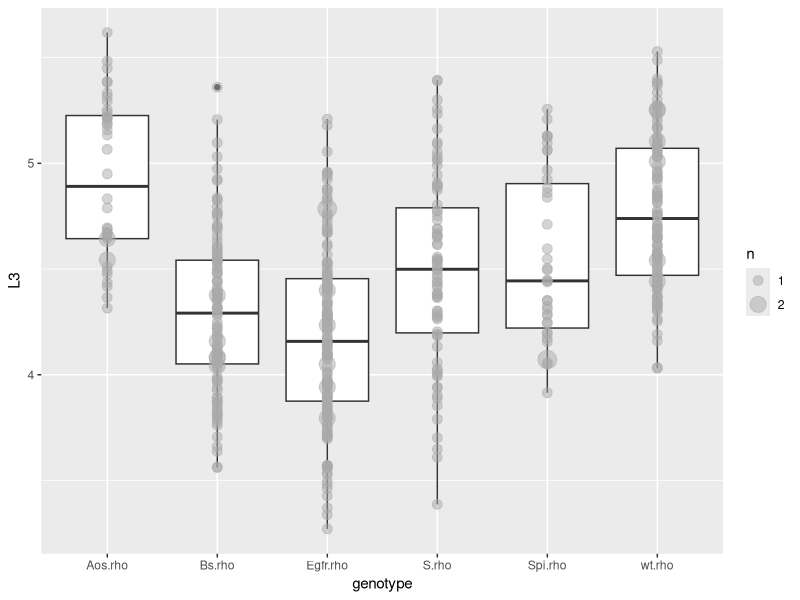
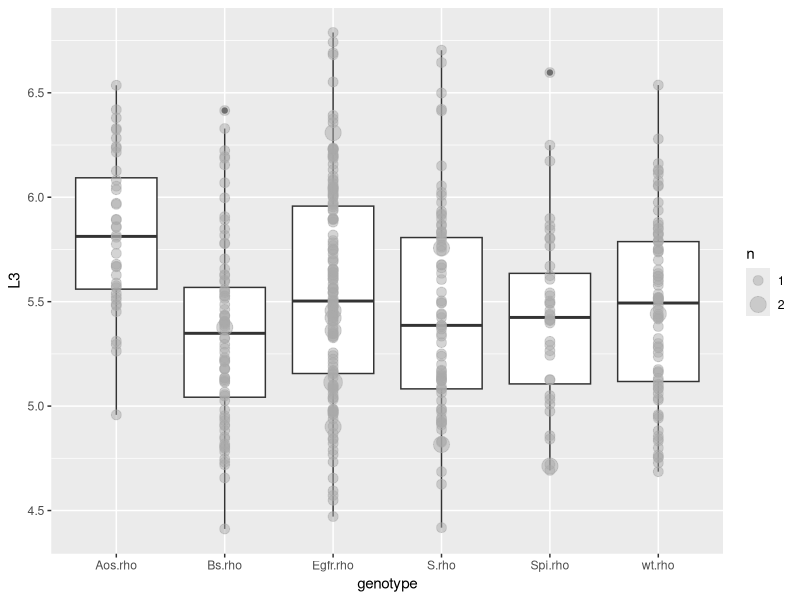
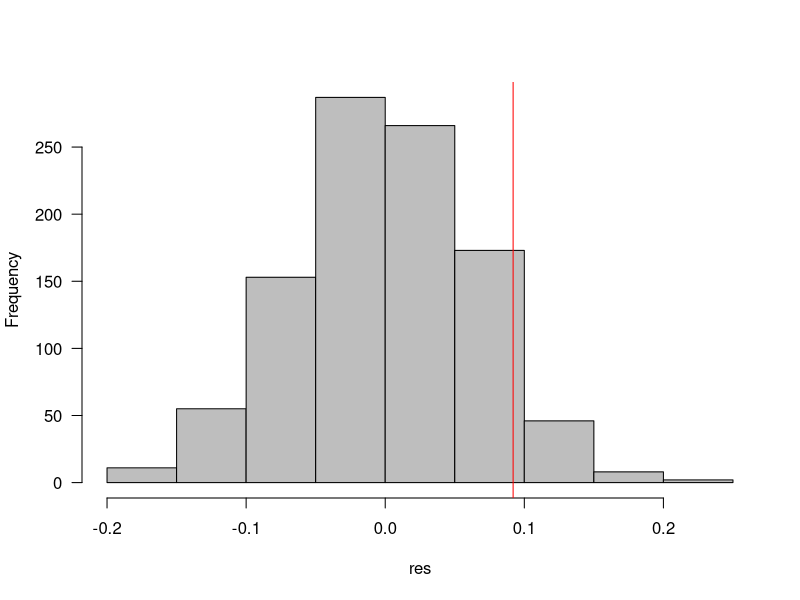
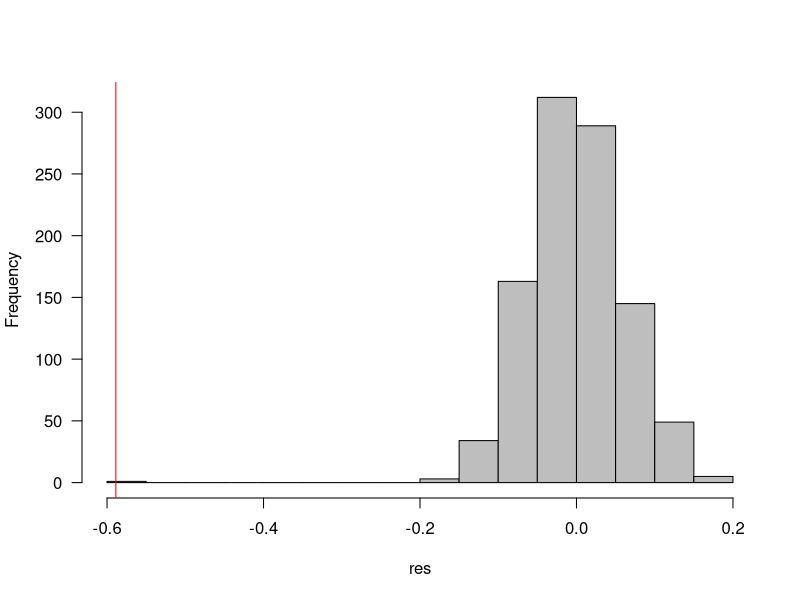

Reproduce these figures in R, in order.
library("tidyverse")

Genetic_Background_Interactions <- read_csv("GeneticBackgroundVeinMutantInteractionsFinal.csv")

#Change second gene to say WT if it does not have a second mutation -> get rid of NA in this column 
Genetic_Background_Interactions$gene2[is.na(Genetic_Background_Interactions$gene2)] <- "wt"

#only want to deal with two genes for now, not three
Genetic_Background_Interactions <- mutate(Genetic_Background_Interactions,
                                          genotype=interaction(gene1, rhomboid))

#change relevant columns to factors 
columns_to_factors <- c(1:4,6:7,13)
Genetic_Background_Interactions[,columns_to_factors] <- lapply(Genetic_Background_Interactions[,columns_to_factors], as.factor)

#omit remaining NAs 
Genetic_Background_Interactions <- na.omit(Genetic_Background_Interactions)

#should backgrounds be seperated out -for now yes
Genetic_Ore_Interactions <-Genetic_Background_Interactions %>% 
filter(background == "Ore") %>%
  select(L3, genotype) 


Genetic_Sam_Interactions <-Genetic_Background_Interactions %>% 
  filter(background == "Sam") %>%
  select(L3, genotype)


(ggplot(Genetic_Sam_Interactions,aes(genotype, L3))
  + geom_boxplot()
  + stat_sum(colour="darkgray",alpha=0.5)
  + scale_size(breaks=1:2, range=c(3,6))
)


(ggplot(Genetic_Ore_Interactions,aes(genotype, L3))
  + geom_boxplot()
  + stat_sum(colour="darkgray",alpha=0.5)
  + scale_size(breaks=1:2, range=c(3,6))
)



#Egfr.rho in L3 may be a good one to start with - want to do this with only one gene(that looks interesting) right now 
#will see test gene and then background and gene 


Ore_Egfr <- Genetic_Ore_Interactions %>%
  filter(genotype %in% c("wt.rho", "Egfr.rho"))

Sam_Egfr <- Genetic_Sam_Interactions %>%
  filter(genotype %in% c("wt.rho", "Egfr.rho"))




set.seed(13) ## for reproducibility
nsim <- 1000
res <- numeric(nsim) ## set aside space for results
for (i in 1:nsim) {
  ## standard approach: scramble response value
  perm <- sample(nrow(Ore_Egfr))
  bdat <- transform(Ore_Egfr, L3=L3[perm])
  ## compute & store difference in means; store the value
  res[i] <- mean(bdat[bdat$genotype=="Egfr.rho","L3"])-
    mean(bdat[bdat$genotype=="wt.rho","L3"])
}

Egfr_L3 <- Ore_Egfr[Ore_Egfr$genotype=="Egfr.rho","L3"]
Egfr_L3 <- mean(Egfr_L3$L3)
wt_L3 <- Ore_Egfr[Ore_Egfr$genotype=="wt.rho","L3"]
wt_L3 <- mean(wt_L3$L3)
obs <- Egfr_L3- wt_L3
## append the observed value to the list of results
res <- c(res,obs)

hist(res,col="gray",las=1,main="")
abline(v=obs,col="red")


2*mean(res>=obs)  
mean(abs(res)>=abs(obs))


set.seed(13) ## for reproducibility
nsim <- 1000
res <- numeric(nsim) ## set aside space for results
for (i in 1:nsim) {
  ## standard approach: scramble response value
  perm <- sample(nrow(Sam_Egfr))
  bdat <- transform(Sam_Egfr, L3=L3[perm])
  ## compute & store difference in means; store the value
  res[i] <- mean(bdat[bdat$genotype=="Egfr.rho","L3"])-
    mean(bdat[bdat$genotype=="wt.rho","L3"])
}

Sam_L3 <- Sam_Egfr[Sam_Egfr$genotype=="Egfr.rho","L3"]
Sam_L3 <- mean(Sam_L3$L3)
wt_L3 <- Sam_Egfr[Sam_Egfr$genotype=="wt.rho","L3"]
wt_L3 <- mean(wt_L3$L3)
obs <- Sam_L3- wt_L3
## append the observed value to the list of results
res <- c(res,obs)

hist(res,col="gray",las=1,main="")
abline(v=obs,col="red")

2*mean(res<=obs)  
mean(abs(res)<=abs(obs))


#there is significant differences between genotypes in SAM but not ORE. 

(tt <- t.test(L3~genotype,data=Ore_Egfr,var.equal=TRUE))

(tt <- t.test(L3~genotype,data=Sam_Egfr,var.equal=TRUE))

#there is significant differences between genotypes in SAM but not ORE. 

#now I want to see if theres is a difference between in 



